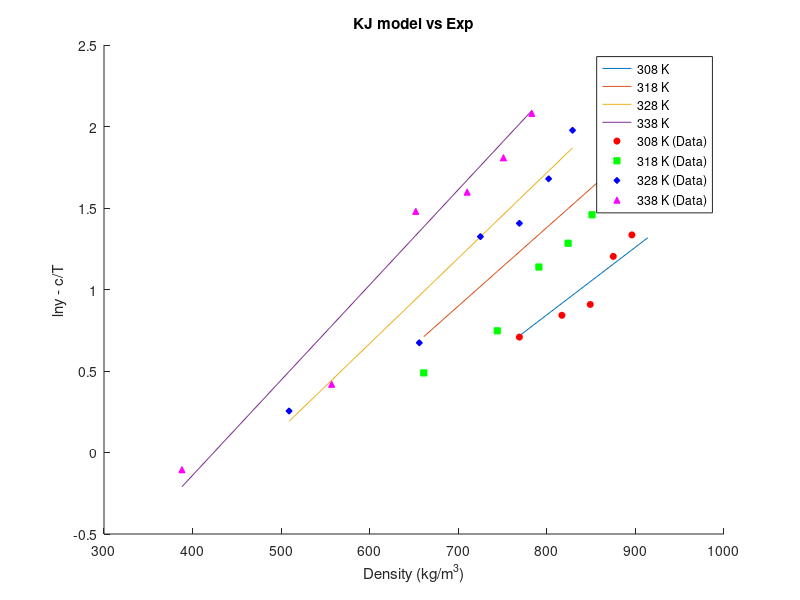
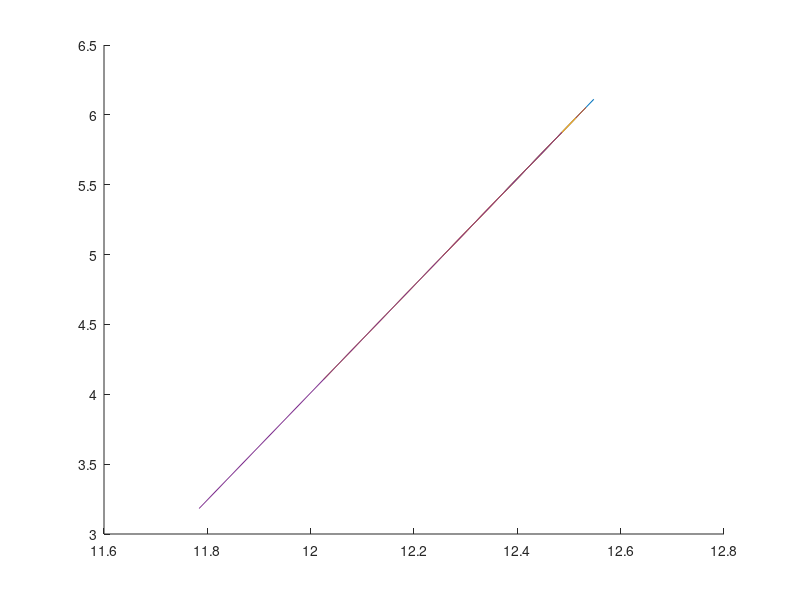

These figures' MATLAB source, in order:
clear;
% SC CO2 Thermo info
T_c_CO2 = 304.18;       % Critical Temp [Kelvin]
P_c_CO2 = 73.8;         % Critical Pressure [bar]
omega_CO2 = 0.225;      % Omega [-]

% Drug Thermo info
T_c_drug = 1149.5;      % Critical Temp [Kelvin]
P_c_drug = 10.57;       % Critical Pressure [bar]
omega_drug = 2.0964;    % Omega [-]

% Genral info
T = [308 318 328 338];              % Temp range
P = 1:1:300;                        % Pressure range from 1 to 300 bar with step of 1
k_ij = [0.103 0.117 0.126 0.134];   % Binary interaction parameter for PR/KM EoS
R = 8.314;                          % Gas Constant [J/mol·K]

Mw_drug = 598.5;
Mw_CO2 = 44.01;
Mw_methanol = 32.04;

rho_CO2 =   [769 817 849 875 896 914;
            661 744 791 824 851 872;
            509 656 725 769 802 829;
            388 557 652 710 751 783];               % Density [kg/m3]

y_b =   [2.03 2.32 2.48 3.33 3.80 5.32;
        1.63 2.11 3.12 3.61 4.30 5.96;
        1.29 1.96 3.76 4.08 5.36 7.22;
        0.90 1.52 4.39 4.94 6.10 8.01];        % mole fraction


% KJ Model info
a_KJ = -2.4761;
b_KJ = [0.0041509,0.0048209,0.0052409,0.0058409];
c_KJ = -4550.5306;

ln_y_KJ = zeros(4,6);
ln_y_KJ_cT = zeros(4,6);
ln_y_b = log(y_b);
for n=1:4
    for i=1:6
        ln_y_KJ(n,i) = a_KJ + b_KJ(n)*rho_CO2(n,i) + c_KJ/T(n);
        ln_y_KJ_cT(n,i) = ln_y_KJ(n,i) - c_KJ/T(n);

    end
end

figure(1);
hold on;

% Plot lines
plot(rho_CO2(1,:), ln_y_KJ_cT(1,:), 'DisplayName', '308 K');
plot(rho_CO2(2,:), ln_y_KJ_cT(2,:), 'DisplayName', '318 K');
plot(rho_CO2(3,:), ln_y_KJ_cT(3,:), 'DisplayName', '328 K');
plot(rho_CO2(4,:), ln_y_KJ_cT(4,:), 'DisplayName', '338 K');

% Scatter points
scatter(rho_CO2(1,:), ln_y_b(1,:), 20, 'r', 'o', 'MarkerFaceColor', 'r', 'DisplayName', '308 K (Data)');
scatter(rho_CO2(2,:), ln_y_b(2,:), 20, 'g', 's', 'MarkerFaceColor', 'g', 'DisplayName', '318 K (Data)');
scatter(rho_CO2(3,:), ln_y_b(3,:), 20, 'b', 'd', 'MarkerFaceColor', 'b', 'DisplayName', '328 K (Data)');
scatter(rho_CO2(4,:), ln_y_b(4,:), 20, 'm', '^', 'MarkerFaceColor', 'm', 'DisplayName', '338 K (Data)');

xlabel('Density (kg/m^3)');
ylabel('lny - c/T');

legend('Location', 'best');
title('KJ model vs Exp');



% GM Model info
a_GM = -42;
b_GM = -5710.4987;
c_GM = 3.8342;


ln_y_GM = zeros(4,6);
ln_y_GM_bT = zeros(4,6);
ln_rho_T = zeros(4,6);

for n=1:4
    for i=1:6
        ln_y_GM(n,i) = a_GM + (b_GM/T(n)) + c_GM*log(rho_CO2(n,i)*T(n));
        ln_y_GM_bT(n,i) = ln_y_GM(n,i) - b_GM/T(n);
        ln_rho_T(n,i) = log(rho_CO2(n,i)*T(n));
    end
end

figure(2);
hold on;
plot(ln_rho_T(1,:), ln_y_GM_bT(1,:), 'DisplayName', '308 K');
plot(ln_rho_T(2,:), ln_y_GM_bT(2,:), 'DisplayName', '318 K');
plot(ln_rho_T(3,:), ln_y_GM_bT(3,:), 'DisplayName', '328 K');
plot(ln_rho_T(4,:), ln_y_GM_bT(4,:), 'DisplayName', '338 K');


% Chrastil Model info
a_Chrastil = 4.5889;
b_Chrastil = -12.7501;
c_Chrastil = -6759.0921;

% Bartle et al. Model info
a_Bartle = 13.2886;
b_Bartle = 9.0827;
c_Bartle = -6845.6966;

% Sung-Shim Model info
a_Sung = 5.7399;
b_Sung = -606.0322;
c_Sung = -447.5124;
d_Sung = -36.8120;

% Bian et al model info
a_Bian = 4.2910;
b_Bian = -4806.5989;
c_Bian = 0.0355;
d_Bian = -1.0456;
e_Bian = -9.5861*10^4;

% Sodeifian model info
a_Sodeifian = -16.8909;
b_Sodeifian = -13.0866*10^3;
c_Sodeifian = 1.4181;
d_Sodeifian = 1.1071*10^3;
e_Sodeifian = -2.9406*10^3;
f_Sodeifian = -838.2700;
